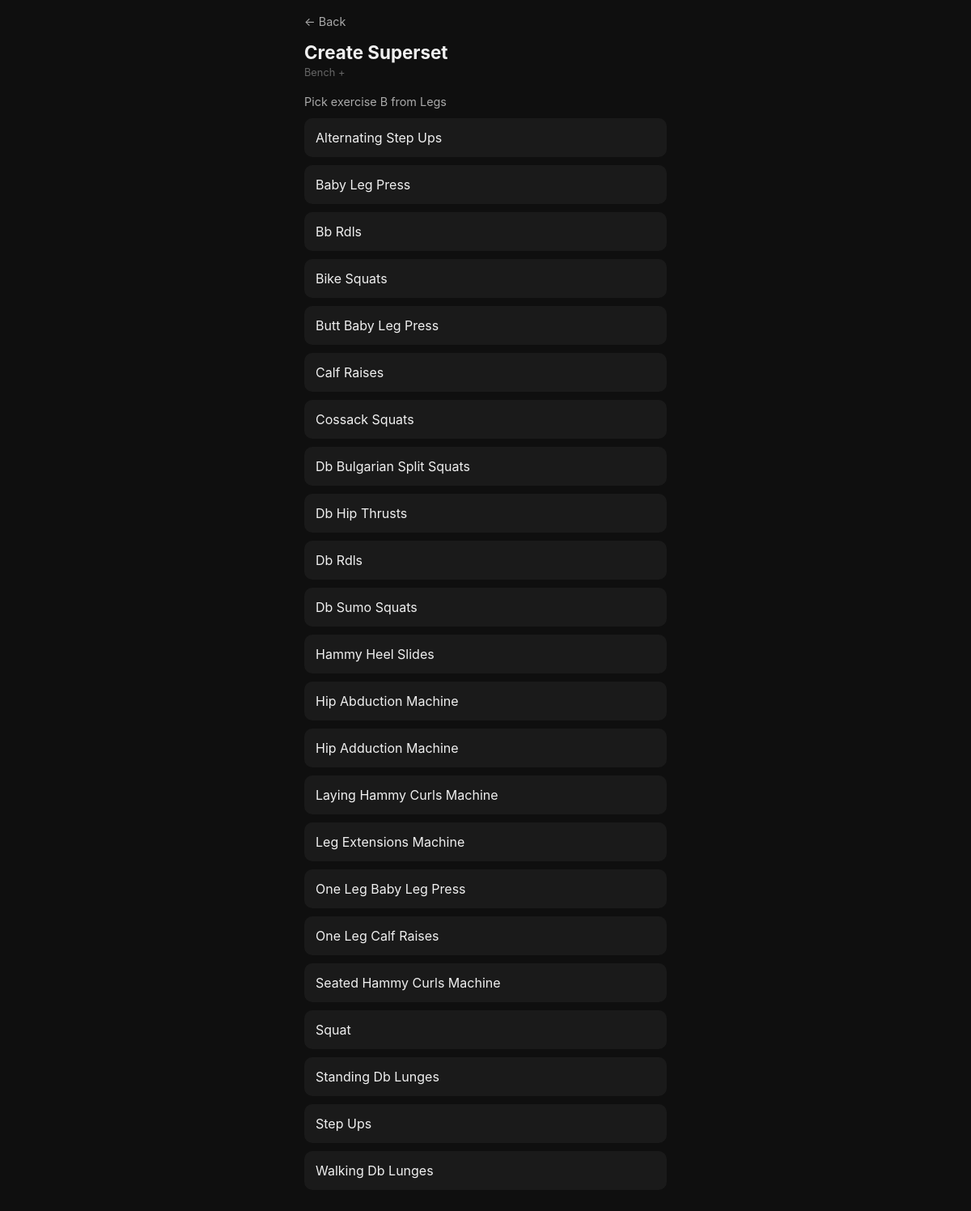
The app's page /user/1/exercise/21/superset?group=legs&local_date=2026-07-18 with its own data.
### tables this page shows
CREATE TABLE "exercises" (
    exercise_id   INTEGER PRIMARY KEY AUTOINCREMENT,
    primary_name  TEXT NOT NULL,
    muscle_group  TEXT,
    user_id       INTEGER REFERENCES users(user_id)
);

### web_app.py (the view)
@app.route("/user/<int:user_id>/exercise/<int:exercise_id>/superset")
def pick_superset_exercise(user_id, exercise_id):
    with get_conn() as conn:
        user = conn.execute("SELECT username FROM users WHERE user_id = ?", (user_id,)).fetchone()
        if not user:
            return redirect(url_for("index"))
        group = request.args.get("group")
        local_date = request.args.get("local_date", "").strip() or date.today().isoformat()
        exercises = []
        if group:
            exercises = conn.execute(
                "SELECT exercise_id, primary_name FROM exercises WHERE muscle_group = ? AND user_id = ? AND exercise_id != ? ORDER BY primary_name",
                (group, user_id, exercise_id)
            ).fetchall()
        exercise_a = conn.execute("SELECT primary_name FROM exercises WHERE exercise_id = ? AND user_id = ?", (exercise_id, user_id)).fetchone()
    return render_template("pick_superset_exercise.html", user_id=user_id, username=user[0],
                           exercise_id=exercise_id, exercise_a=exercise_a[0],
                           muscle_groups=VALID_MUSCLE_GROUPS, group=group, exercises=exercises, local_date=local_date)

### db.py (called while the page is built)
def get_conn():
    conn = sqlite3.connect(DB_PATH)
    conn.execute("PRAGMA foreign_keys = ON")
    return conn

### templates/pick_superset_exercise.html (shortened to what this page needs)
{% extends "base.html" %}
{% block content %}
<a class="back-link" href="javascript:history.back()">← Back</a>
<h1>Create Superset</h1>
<div class="username-tag">{{ exercise_a.title() }} +</div>
{% if not group %}
  <div style="color:#aaa; font-size:0.9rem; margin-bottom:12px;">Pick a muscle group for exercise B</div>
  {% for g in muscle_groups %}
  <div class="card">
    <a href="{{ url_for('pick_superset_exercise', user_id=user_id, exercise_id=exercise_id, group=g, local_date=local_date) }}">{{ g.title() }}</a>
  </div>
  {% endfor %}
{% else %}
  <div style="color:#aaa; font-size:0.9rem; margin-bottom:12px;">Pick exercise B from {{ group.title() }}</div>
  {% for ex in exercises %}
  <div class="card">
    <a href="{{ url_for('log_superset', user_id=user_id, exercise_id_a=exercise_id, exercise_id_b=ex[0], local_date=local_date) }}">{{ ex[1].title() }}</a>
  </div>
  {% endfor %}
{% endif %}
{% endblock %}

### templates/base.html (style rules this page uses)
* { box-sizing: border-box; margin: 0; padding: 0; }
body { font-family: -apple-system, BlinkMacSystemFont, sans-serif; background: #0f0f0f; color: #f0f0f0; padding: 16px; max-width: 480px; margin: 0 auto; }
h1 { font-size: 1.4rem; margin-bottom: 4px; }
a { color: #4da6ff; text-decoration: none; }
.card { background: #1a1a1a; border-radius: 10px; padding: 14px; margin-bottom: 10px; }
.card a { display: block; font-size: 1rem; color: #f0f0f0; }
.back-link { display: inline-block; margin-bottom: 16px; font-size: 0.9rem; color: #aaa; }
.username-tag { font-size: 0.8rem; color: #666; margin-bottom: 20px; }

### records on screen
exercises: title "Bench"
exercises: primary_name "Alternating Step Ups"
exercises: primary_name "Baby Leg Press"
exercises: primary_name "Bb Rdls"
exercises: primary_name "Bike Squats"
exercises: primary_name "Butt Baby Leg Press"
exercises: primary_name "Calf Raises"
exercises: primary_name "Cossack Squats"
exercises: primary_name "Db Bulgarian Split Squats"
exercises: primary_name "Db Hip Thrusts"
exercises: primary_name "Db Rdls"
exercises: primary_name "Db Sumo Squats"
exercises: primary_name "Hammy Heel Slides"
exercises: primary_name "Hip Abduction Machine"
exercises: primary_name "Hip Adduction Machine"
exercises: primary_name "Laying Hammy Curls Machine"
exercises: primary_name "Leg Extensions Machine"
exercises: primary_name "One Leg Baby Leg Press"
exercises: primary_name "One Leg Calf Raises"
exercises: primary_name "Seated Hammy Curls Machine"
exercises: primary_name "Squat"
exercises: primary_name "Standing Db Lunges"
exercises: primary_name "Step Ups"
exercises: primary_name "Walking Db Lunges"

### other values on screen
{{ group.title() }} "Legs"
